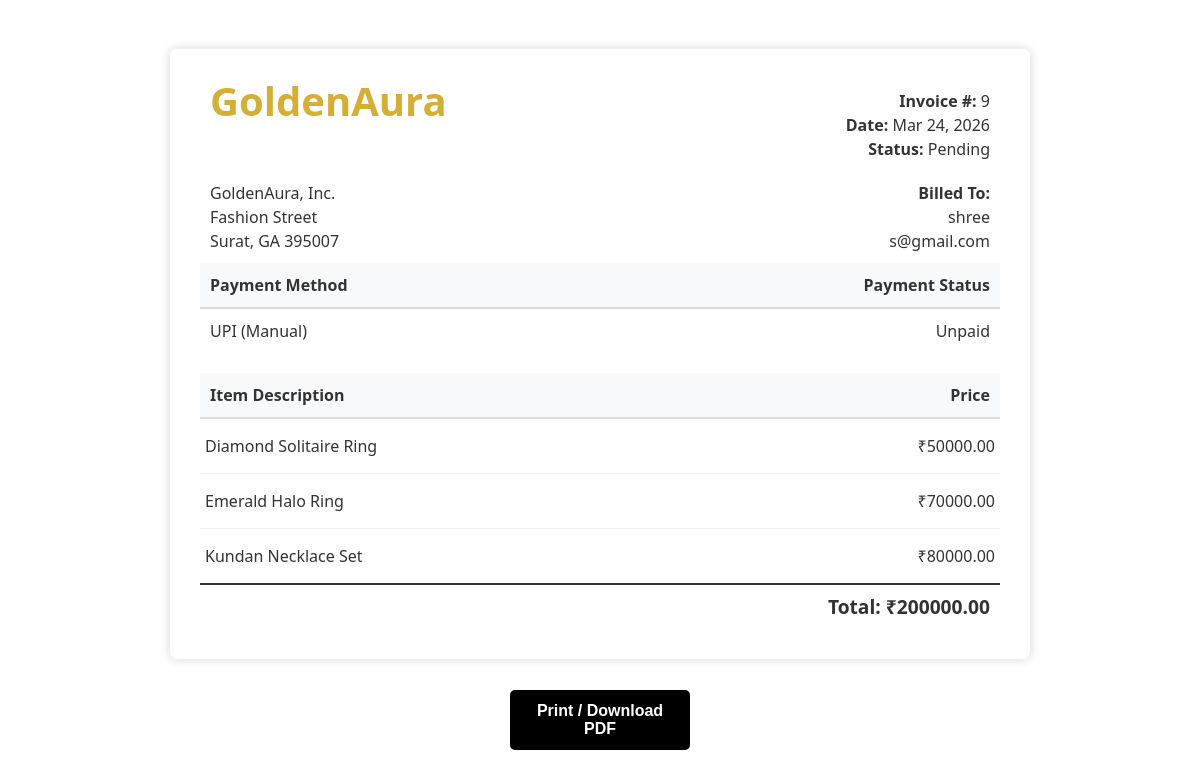
Page /orders/9/invoice/ (signed in) on the committed database.
### store/models.py (models this page shows, shortened)
class Order(models.Model):
    STATUS_CHOICES = [
        ("Pending", "Pending"),
        ("Paid", "Paid"),
        ("Shipped", "Shipped"),
        ("Delivered", "Delivered"),
        ("Cancelled", "Cancelled"),
    ]
    user = models.ForeignKey(User, on_delete=models.CASCADE)
    products = models.ManyToManyField("Product")
    status = models.CharField(max_length=20, choices=STATUS_CHOICES, default="Pending")
    payment_method = models.CharField(max_length=20)
    created_at = models.DateTimeField(auto_now_add=True)

class Product(models.Model):
    category = models.ForeignKey(Category, on_delete=models.CASCADE, related_name="products")
    name = models.CharField(max_length=200)
    price = models.DecimalField(max_digits=10, decimal_places=2)
    description = models.TextField()
    image = models.ImageField(upload_to="products/")

### store/views.py (the view)
# urls.py: path("orders/<int:order_id>/invoice/", views.generate_invoice, name="generate_invoice"),
@login_required
def generate_invoice(request, order_id):
    order = get_object_or_404(Order, id=order_id, user=request.user)
    total = sum(product.price for product in order.products.all())
    return render(request, "store/invoice.html", {"order": order, "total": total})

### store/templates/store/invoice.html (shortened to what this page needs)
<!DOCTYPE html>
<html lang="en">
<head>
</head>
<body>
    <div class="invoice-box">
        <table cellpadding="0" cellspacing="0">
            <tr class="top">
                <td colspan="2">
                    <table>
                        <tr>
                            <td class="title">GoldenAura</td>
                            <td style="text-align: right;">
                                <strong>Invoice #:</strong> {{ order.id }}<br>
                                <strong>Date:</strong> {{ order.created_at|date:"M d, Y" }}<br>
                                <strong>Status:</strong> {{ order.status }}
                            </td>
                        </tr>
                    </table>
                </td>
            </tr>
            <tr class="information">
                <td colspan="2">
                    <table>
                        <tr>
                            <td>
                                GoldenAura, Inc.<br>
                                Fashion Street<br>
                                Surat, GA 395007
                            </td>
                            <td style="text-align: right;">
                                <strong>Billed To:</strong><br>
                                {{ order.user.username }}<br>
                                {% if order.user.email %}{{ order.user.email }}{% endif %}
                            </td>
                        </tr>
                    </table>
                </td>
            </tr>
            <tr class="heading">
                <td class="header" style="padding: 10px;">Payment Method</td>
                <td class="header" style="text-align: right; padding: 10px;">Payment Status</td>
            </tr>
            <tr class="details">
                <td style="padding: 10px; margin-bottom: 20px; display: block;">{{ order.payment_method }}</td>
                <td style="text-align: right; padding: 10px;">
                    {% if order.status == 'Pending' %}Unpaid{% else %}Paid/Processed{% endif %}
                </td>
            </tr>
            <tr class="heading">
                <td class="header" style="padding: 10px; margin-top: 20px;">Item Description</td>
                <td class="header" style="text-align: right; padding: 10px;">Price</td>
            </tr>
            {% for product in order.products.all %}
            <tr class="item">
                <td style="padding: 10px;">{{ product.name }}</td>
                <td style="text-align: right; padding: 10px;">₹{{ product.price }}</td>
            </tr>
            {% endfor %}
            <tr class="total">
                <td></td>
                <td style="text-align: right; padding: 10px;">
                    Total: ₹{{ total }}
                </td>
            </tr>
        </table>
    </div>
    <button class="print-btn" onclick="window.print()">Print / Download PDF</button>
</body>
</html>

### store/templates/store/invoice.html (style rules this page uses)
body { font-family: 'Segoe UI', Tahoma, Geneva, Verdana, sans-serif; padding: 40px; color: #333; }
.invoice-box { max-width: 800px; margin: auto; padding: 30px; border: 1px solid #eee; box-shadow: 0 0 10px rgba(0, 0, 0, 0.15); font-size: 16px; line-height: 24px; border-radius: 8px; }
.invoice-box table { width: 100%; text-align: left; border-collapse: collapse; }
.invoice-box table td { padding: 5px; vertical-align: top; }
.title { font-size: 40px; font-weight: bold; color: #d4af37; }
.information td { padding-bottom: 40px; }
.header { background: #f8f9fa; border-bottom: 2px solid #ddd; font-weight: bold; }
.item td { border-bottom: 1px solid #eee; padding: 15px 5px !important; }
.total td { font-weight: bold; border-top: 2px solid #333; padding-top: 15px; font-size: 1.2em; }
.print-btn { display: block; width: 180px; margin: 30px auto; padding: 12px; text-align: center; background: #000; color: white; border: none; border-radius: 5px; cursor: pointer; text-decoration: none; font-size: 16px; font-weight: bold; }

### rows in the picture
Order: id "9", created_at "Mar 24, 2026", status "Pending", user.username "shree", user.email "s@gmail.com", payment_method "UPI (Manual)"
Product: name "Diamond Solitaire Ring", price "50000.00"
Product: name "Emerald Halo Ring", price "70000.00"
Product: name "Kundan Necklace Set", price "80000.00"

### other values in the picture
{{ total }} "200000.00"
